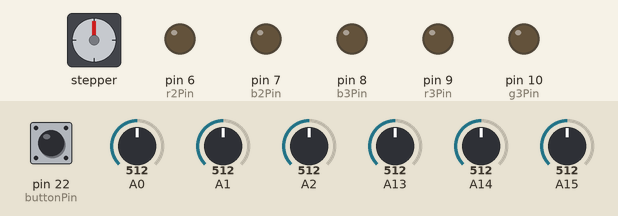
Recording of a sketch running on a simulated Arduino Mega 2560, built with avr-gcc and run on an emulated ATmega2560. On the bench: stepper motor, output pins drawn as LEDs (lit = HIGH). Wiring (inferred from the names in the program): stepper motor (2048 steps per turn assumed): coils pin 2, pin 3, pin 4, pin 5. Dashed ring = blinking. The test bench sets the inputs (shaded band); at power-on: A14 = 512, pin 22 (buttonPin) HIGH, A13 = 512, A0 = 512, A1 = 512, A2 = 512, A15 = 512. Pins used as bus, display or sensor lines are not drawn; what the sketch prints to the serial monitor is not drawn.

Above: at 1.2 s.
1.3 s: A14 set to 434
4.3 s: A14 set to 406
At 5.3 s:
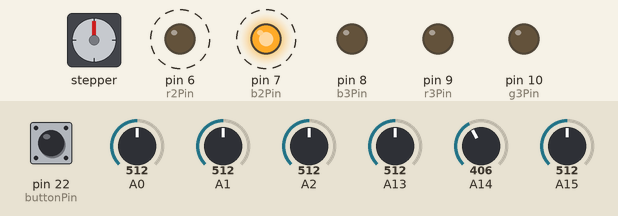
7.3 s: pin 22 (buttonPin) pulled LOW for 3.2 s
At 8.1 s:
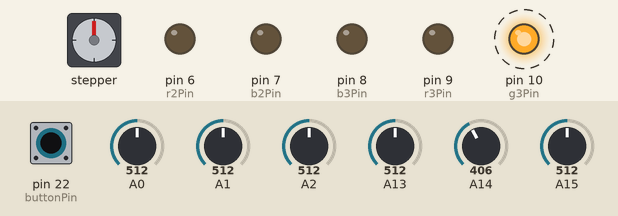
13.5 s: A13 set to 435
16.5 s: A13 set to 410
At 19.37 s:
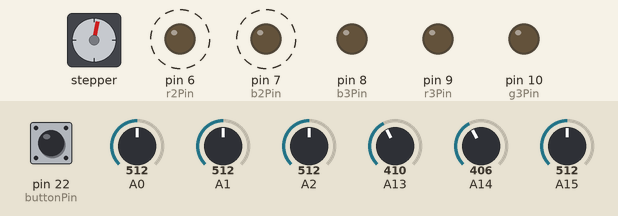
19.5 s: A0 set to 483
At 20.5 s:
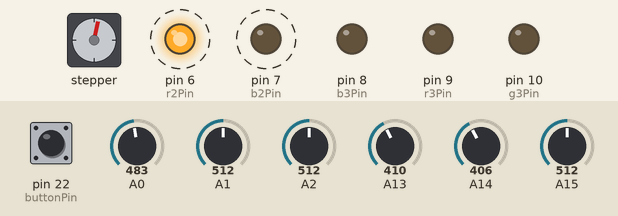
Timing chart, 0 to 70.0 s (numbered marks = the images above; inputs shaded):
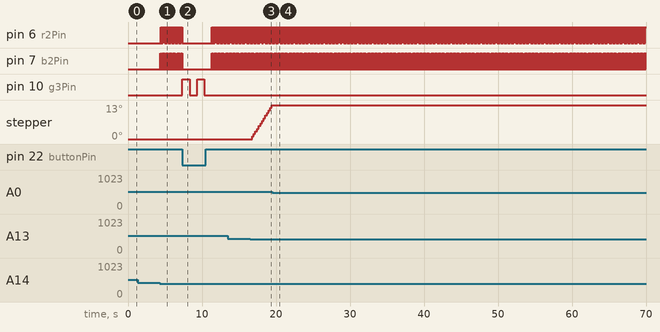

The sketch:

dy3.ino
```cpp
/*
  In addition, there are 5 optional settings you can adjust:
  1. The initial color is set to black (so the first color fades in), but
     you can set the initial color to be any other color
  2. The internal loop runs for 1020 interations; the 'wait' variable
     sets the approximate duration of a single crossFade1. In theory,
     a 'wait' of 10 ms should make a crossFade1 of ~10 seconds. In
     practice, the other functions the code is performing slow this
     down to ~11 seconds on my board. YMMV.
  3. If 'repeat' is set to 0, the program will loop indefinitely.
     if it is set to a number, it will loop that number of times,
     then stop on the last color in the sequence. (Set 'return' to 1,
     and make the last color black if you want it to fade out at the end.)
  4. There is an optional 'hold' variable, which pasues the
     program for 'hold' milliseconds when a color is complete,
     but before the next color starts.
  5. Set the DEBUGS flag to 1 if you want DEBUGSging output to be
     sent to the serial monitor.

  April 2007, Clay Shirky <clay.shirky@nyu.edu>
*/


#include "RunningAverage.h"
#include "IRremote.h"

const int receiver = 46;
IRrecv irrecv(receiver);
decode_results results;

const unsigned long maxIn = 1023 * 1023; //Maximum range on multiplied input

int red_val, green_val, blue_val;

//RunningAverage smoothPiezo(20); //Smooth out piezo values and crosstalk

int ledDelay = 0; //Light on time
int noise_thresh = 25;
long prevMillis = 0; //previous turn on time for light delay

int counterK = 0;
int counterHT = 0;
int counterLT = 0;

int brightnessK = 0;
int brightnessHT = 0;
int brightnessLT = 0;

int mode = 0;


//Hi Tom /
const int g2Pin = 5;
const int r2Pin = 6;
const int b2Pin = 7;
int piezoHT = analogRead(A1);

//Low Tom /
const int r3Pin = 9;
const int g3Pin = 10;
const int b3Pin = 8;
int piezoLT = analogRead(A2);

//Kick /
const int r1Pin = 3;   // Red LED,   connected to digital pin 9
const int g1Pin = 2;  // Green LED, connected to digital pin 10
const int b1Pin = 4;  // Blue LED,  connected to digital pin 11
int piezoK = analogRead(A0);

// Color arrays
int black[3]  = { 0, 0, 0 };
int white[3]  = { 100, 100, 100 };
int red[3]    = { 100, 0, 0 };
int green[3]  = { 0, 100, 0 };
int blue[3]   = { 0, 0, 100 };
int yellow[3] = { 40, 95, 0 };
int dimWhite[3] = { 30, 30, 30 };
int White[3] = { 100, 100, 100 };
// etc.

// Set initial color
int redVal1 = black[0];
int grnVal1 = black[1];
int bluVal1 = black[2];

int redVal2 = black[0];
int grnVal2 = black[1];
int bluVal2 = black[2];

int redVal3 = black[0];
int grnVal3 = black[1];
int bluVal3 = black[2];

int wait = 1;      // 10ms internal crossFade1 delay; increase for slower fades
int hold = 1;       // Optional hold when a color is complete, before the next crossFade1
int drumhold = 500;   // delay between drums
int DEBUGS = 0;      // DEBUGS counter; if set to 1, will write values back via serial
int loopCount = 60; // How often should DEBUGS report?
int repeat = 0;     // How many times should we loop before stopping? (0 for no stop)
int j = 0;          // Loop counter for repeat

// Initialize color variables
int prevR1 = redVal1;
int prevG1 = grnVal1;
int prevBlu1 = bluVal1;

int prevR2 = redVal2;
int prevG2 = grnVal2;
int prevB2 = bluVal2;

int prevR3 = redVal3;
int prevG3 = grnVal3;
int prevB3 = bluVal3;

int potK = analogRead(A13);
int potHT = analogRead(A14);
int potLT = analogRead(A15);

int threshK = map (potK, 0, 1023, 100, 1100);
int threshHT = map (potHT, 0, 1023, 100, 1100);
int threshLT = map (potLT, 0, 1023, 100, 1100);

int buttonPin = 22;

// Set up the LED outputs
void setup()
{

  for (int thisPin = 2; thisPin < 11; thisPin++) {
    pinMode(thisPin, OUTPUT); //configure pins for all drum LEDs
  }

  for (int thisPin = 13; thisPin < 16; thisPin++) {
    pinMode(thisPin, INPUT); //configure pins for all pots
  }

  for (int thisPin = 0; thisPin < 3; thisPin++) {
    pinMode(thisPin, INPUT); //configure pins for all piezos
  }

  pinMode(buttonPin, INPUT_PULLUP); //configure case push button

  Serial.begin(9600);
  if (DEBUGS) {           // If we want to see values for DEBUGSging...
//    Serial.begin(9600);  // ...set up the serial ouput
  }

  //Serial.begin(9600);
  //Serial.println("IR Receiver Button Decode");
  //irrecv.enableIRIn();

  //Initialize smoothing
  //smoothPiezo.addValue(0);
}

// Main program: list the order of crossFade1s
void loop()
{

  drumtrigger();

//Until IR remote is implemented, hard code the loop  above
  //drumbright();
  //america();
  //if (irrecv.decode(&results))
  //{
  //  translateIR();
  // Serial.println(results.value, HEX);
  // irrecv.resume();
  // }

}

void allGreen()
{
  analogWrite(b1Pin, 0); // off
  analogWrite(g1Pin, brightnessHT); // on
  analogWrite(r1Pin, 0); // off
  analogWrite(b2Pin, 0); // off
  analogWrite(g2Pin, brightnessHT); // on
  analogWrite(r2Pin, 0); // off
  analogWrite(b3Pin, 0); // off
  analogWrite(g3Pin, brightnessHT); // on
  analogWrite(r3Pin, 0); // off
  return;
}

void allOff()
{
  analogWrite(b1Pin, 0); // off
  analogWrite(g1Pin, 0); // off
  analogWrite(r1Pin, 0); // off
  analogWrite(b2Pin, 0); // off
  analogWrite(g2Pin, 0); // off
  analogWrite(r2Pin, 0); // off
  analogWrite(b3Pin, 0); // off
  analogWrite(g3Pin, 0); // off
  analogWrite(r3Pin, 0); // off
  return;
}

void drumtrigger()
{
  while (true) {

    brightnessK = 255;
    brightnessHT = 255;
    brightnessLT = 255;

    int buttonState = !digitalRead(buttonPin); // Read the state of the button (negated for PULLUP)
    if (buttonState == HIGH) { // Check if the button is pressed
      allGreen();
      delay(1000);
      // lock the leds to green by entering a while loop here, until the button is pressed again
      while (true) {
        int buttonState = !digitalRead(buttonPin); // all we do is read the button state over and over
        if (buttonState == HIGH) { // if the button was pressed
          allOff();
          delay(1000);
          break; // break out of this loop
        }
      }
    }

    potK = analogRead(A13);
    potHT = analogRead(A14);
    potLT = analogRead(A15);

    threshK = map (potK, 0, 1023, 100, 1100);
    threshHT = map (potHT, 0, 1023, 100, 1100);
    threshLT = map (potLT, 0, 1023, 100, 1100);

    piezoK = analogRead(A0);
    piezoHT = analogRead(A1);
    piezoLT = analogRead(A2);

// to use for serial plotter which shows all pots and piezo sensor
    Serial.print(potK);
    Serial.print(" ");
    Serial.print(potHT);
    Serial.print(" ");
    Serial.print(potLT);
    Serial.print(" ");
    Serial.print(piezoK);
    Serial.print(" ");
    Serial.print(piezoHT);
    Serial.print(" ");
    Serial.println(piezoLT);
    Serial.print(" ");
    Serial.println(buttonPin);

    if (piezoHT  > threshHT)
    {
      HT();
      counterHT++;
      if (counterHT > 4) {
        counterHT = 0;
      }
    }

    if (piezoLT  > threshLT)
    {
      LT();
      counterLT++;
      if (counterLT > 4) {
        counterLT = 0;
      }
    }

    if (piezoK  > threshK)
    {
      Kick();
      counterK++;
      if (counterK > 4) {
        counterK = 0;
      }
    }

  }
}

void drumbright()
{
  while (true) {
    potK = analogRead(A13);
    potHT = analogRead(A14);
    potLT = analogRead(A15);

    threshK = map (potK, 0, 1023, 2, 900);
    threshHT = map (potHT, 0, 1023, 2, 900);
    threshLT = map (potLT, 0, 1023, 2, 900);

    piezoK = analogRead(A0);
    piezoHT = analogRead(A1);
    piezoLT = analogRead(A2);

    if (piezoHT  > threshHT)
    {
      brightnessHT = map (potHT, 0, 600, 0, 255);
      HT();
      counterHT++;
      if (counterHT > 4) {
        counterHT = 0;
      }
    }

    if (piezoLT  > threshLT)
    {
      brightnessLT = map (potLT, 0, 600, 0, 255);
      LT();
      counterLT++;
      if (counterLT > 4) {
        counterLT = 0;
      }
    }

    if (piezoK  > threshK)
    {
      brightnessLT = map (potK, 0, 600, 0, 255);
      Kick();
      counterK++;
      if (counterK > 4) {
        counterK = 0;
      }
    }
    delay(1);
    analogWrite(b1Pin, 0);
    analogWrite(g1Pin, 0);
    analogWrite(r1Pin, 0);
    analogWrite(b2Pin, 0);
    analogWrite(g2Pin, 0);
    analogWrite(r2Pin, 0);
    analogWrite(b3Pin, 0);
    analogWrite(g3Pin, 0);
    analogWrite(r3Pin, 0);


  }
}


void HT() {
  if (counterHT == 0) {
    analogWrite(b2Pin, brightnessHT);
    analogWrite(g2Pin, 0);
    analogWrite(r2Pin, 0);
  }
  else if (counterHT == 1) {
    analogWrite(b2Pin, 0);
    analogWrite(g2Pin, brightnessHT);
    analogWrite(r2Pin, 0);

  }
  else if (counterHT == 2) {
    analogWrite(b2Pin, 0);
    analogWrite(g2Pin, brightnessHT);
    analogWrite(r2Pin, brightnessHT);

  }
  else if (counterHT == 3) {
    analogWrite(b2Pin, 0);
    analogWrite(g2Pin, 0);
    analogWrite(r2Pin, brightnessHT);

  }
  else if (counterHT == 4) {
    analogWrite(b2Pin, brightnessHT);
    analogWrite(g2Pin, 0);
    analogWrite(r2Pin, brightnessHT);
  }
  else if (counterHT == 5) {
    analogWrite(b2Pin, brightnessHT);
    analogWrite(g2Pin, brightnessHT);
    analogWrite(r2Pin, 0);
  }
  else if (counterHT == 6) {
    analogWrite(b2Pin, brightnessHT);
    analogWrite(g2Pin, brightnessHT);
    analogWrite(r2Pin, brightnessHT);
  }
}

void LT() {
  if (counterLT == 0) {
    analogWrite(b3Pin, brightnessLT);
    analogWrite(g3Pin, 0);
    analogWrite(r3Pin, 0);

  }
  else if (counterLT == 1) {
    analogWrite(b3Pin, 0);
    analogWrite(g3Pin, brightnessLT);
    analogWrite(r3Pin, 0);

  }
  else if (counterLT == 2) {
    analogWrite(b3Pin, 0);
    analogWrite(g3Pin, brightnessLT);
    analogWrite(r3Pin, brightnessLT);

  }
  else if (counterLT == 3) {
    analogWrite(b3Pin, 0);
    analogWrite(g3Pin, 0);
    analogWrite(r3Pin, brightnessLT);

  }
  else if (counterLT == 4) {
    analogWrite(b3Pin, brightnessLT);
    analogWrite(g3Pin, 0);
    analogWrite(r3Pin, brightnessLT);
  }
  else if (counterLT == 5) {
    analogWrite(b2Pin, brightnessLT);
    analogWrite(g2Pin, brightnessLT);
    analogWrite(r2Pin, 0);
  }
  else if (counterLT == 6) {
    analogWrite(b2Pin, brightnessLT);
    analogWrite(g2Pin, brightnessLT);
    analogWrite(r2Pin, brightnessLT);
  }

}

void Kick() {
  if (counterK == 0) {
    analogWrite(b1Pin, brightnessK);
    analogWrite(g1Pin, 0);
    analogWrite(r1Pin, 0);

  }
  else if (counterK == 1) {
    analogWrite(b1Pin, 0);
    analogWrite(g1Pin, brightnessK);
    analogWrite(r1Pin, 0);

  }
  else if (counterK == 2) {
    analogWrite(b1Pin, 0);
    analogWrite(g1Pin, brightnessK);
    analogWrite(r1Pin, brightnessK);

  }
  else if (counterK == 3) {
    analogWrite(b1Pin, 0);
    analogWrite(g1Pin, 0);
    analogWrite(r1Pin, brightnessK);

  }
  else if (counterK == 4) {
    analogWrite(b1Pin, brightnessK);
    analogWrite(g1Pin, 0);
    analogWrite(r1Pin, brightnessK);
  }
  else if (counterK == 5) {
    analogWrite(b2Pin, brightnessK);
    analogWrite(g2Pin, brightnessK);
    analogWrite(r2Pin, 0);
  }
  else if (counterK == 6) {
    analogWrite(b2Pin, brightnessK);
    analogWrite(g2Pin, brightnessK);
    analogWrite(r2Pin, brightnessK);
  }
}

/* BELOW THIS LINE IS THE MATH -- YOU SHOULDN'T NEED TO CHANGE THIS FOR THE BASICS

  The program works like this:
  Imagine a crossFade1 that moves the red LED from 0-10,
    the green from 0-5, and the blue from 10 to 7, in
    ten steps.
    We'd want to count the 10 steps and increase or
    decrease color values in evenly stepped increments.
    Imagine a + indicates raising a value by 1, and a -
    equals lowering it. Our 10 step fade would look like:

    1 2 3 4 5 6 7 8 9 10
  R + + + + + + + + + +
  G   +   +   +   +   +
  B     -     -     -

  The red rises from 0 to 10 in ten steps, the green from
  0-5 in 5 steps, and the blue falls from 10 to 7 in three steps.

  In the real program, the color percentages are converted to
  0-255 values, and there are 1020 steps (255*4).

  To figure out how big a step there should be between one up- or
  down-tick of one of the LED values, we call calculateStep(),
  which calculates the absolute gap between the start and end values,
  and then divides that gap by 1020 to determine the size of the step
  between adjustments in the value.
*/

int calculateStep(int prevValue, int endValue) {

  int step = endValue - prevValue; // What's the overall gap?
  if (step) {                      // If its non-zero,
    step = 1020 / step;            //   divide by 1020
  }
  return step;
}

/* The next function is calculateVal. When the loop value, i,
   reaches the step size appropriate for one of the
   colors, it increases or decreases the value of that color by 1.
   (R, G, and B are each calculated separately.)
*/

int calculateVal(int step, int vals, int i) {

  if ((step) && i % step == 0) { // If step is non-zero and its time to change a value,
    if (step > 0) {              //   increment the value if step is positive...
      vals += 1;
    }
    else if (step < 0) {         //   ...or decrement it if step is negative
      vals -= 1;
    }
  }
  // Defensive driving: make sure val stays in the range 0-255
  if (vals > 255) {
    vals = 255;
  }
  else if (vals < 0) {
    vals = 0;
  }
  return vals;

}

/* crossFade1() converts the percentage colors to a
   0-255 range, then loops 1020 times, checking to see if
   the value needs to be updated each time, then writing
   the color values to the correct pins.
*/

void crossFade1(int kick[3], int tom[3], int lowtom[3]) {

  // Convert to 0-255
  int R1 = (kick[0] * 255) / 100;
  int G1 = (kick[1] * 255) / 100;
  int Blu1 = (kick[2] * 255) / 100;

  int R2 = (tom[0] * 255) / 100;
  int G2 = (tom[1] * 255) / 100;
  int B2 = (tom[2] * 255) / 100;

  int R3 = (lowtom[0] * 255) / 100;
  int G3 = (lowtom[1] * 255) / 100;
  int B3 = (lowtom[2] * 255) / 100;

  int stepR1 = calculateStep(prevR1, R1);
  int stepG1 = calculateStep(prevG1, G1);
  int stepBlu1 = calculateStep(prevBlu1, Blu1);

  int stepR2 = calculateStep(prevR2, R2);
  int stepG2 = calculateStep(prevG2, G2);
  int stepB2 = calculateStep(prevB2, B2);

  int stepR3 = calculateStep(prevR3, R3);
  int stepG3 = calculateStep(prevG3, G3);
  int stepB3 = calculateStep(prevB3, B3);

  for (int i = 0; i <= 1020; i++) {

    redVal1 = calculateVal(stepR1, redVal1, i);
    grnVal1 = calculateVal(stepG1, grnVal1, i);
    bluVal1 = calculateVal(stepBlu1, bluVal1, i);

    redVal2 = calculateVal(stepR2, redVal2, i);
    grnVal2 = calculateVal(stepG2, grnVal2, i);
    bluVal2 = calculateVal(stepB2, bluVal2, i);

    redVal3 = calculateVal(stepR3, redVal3, i);
    grnVal3 = calculateVal(stepG3, grnVal3, i);
    bluVal3 = calculateVal(stepB3, bluVal3, i);

    analogWrite(r1Pin, redVal1);   // Write current values to LED pins
    analogWrite(g1Pin, grnVal1);
    analogWrite(b1Pin, bluVal1);

    analogWrite(r2Pin, redVal2);   // Write current values to LED pins
    analogWrite(g2Pin, grnVal2);
    analogWrite(b2Pin, bluVal2);

    analogWrite(r3Pin, redVal3);   // Write current values to LED pins
    analogWrite(g3Pin, grnVal3);
    analogWrite(b3Pin, bluVal3);

    // Update current values for next loop
    prevR1 = redVal1;
    prevG1 = grnVal1;
    prevBlu1 = bluVal1;

    prevR2 = redVal2;
    prevG2 = grnVal2;
    prevB2 = bluVal2;

    prevR3 = redVal3;
    prevG3 = grnVal3;
    prevB3 = bluVal3;

    delay(hold);
  }
}

void america() {
  while (mode = 1) {
    crossFade1(red, black, black);
    delay(drumhold);
    crossFade1(black, red, black);
    delay(drumhold);
    crossFade1(black, black, red);
    delay(drumhold);
    crossFade1(white, black, black);
    delay(drumhold);
    crossFade1(black, white, black);
    delay(drumhold);
    crossFade1(black, black, white);
    delay(drumhold);
    crossFade1(blue, black, black);
    delay(drumhold);
    crossFade1(black, blue, black);
    delay(drumhold);
    crossFade1(black, black, blue);
    delay(drumhold);
    crossFade1(red, black, black);
    delay(drumhold);
    crossFade1(black, white, black);
    delay(drumhold);
    crossFade1(black, black, blue);
    delay(drumhold);

    if (repeat) { // Do we loop a finite number of times?
      j += 1;
      if (j >= repeat) { // Are we there yet?
        exit(j);         // If so, stop.
      }
    }
  }
}

void hannukah() {
  while (mode = 2) {
    crossFade1(white, blue, blue);
    delay(drumhold);
    crossFade1(blue, white, white);
    delay(drumhold);
    crossFade1(white, blue, blue);
    delay(drumhold);
    crossFade1(blue, white, white);
    delay(drumhold);
    crossFade1(white, blue, blue);
    delay(drumhold);
    crossFade1(blue, white, white);
    delay(drumhold);

    crossFade1(white, white, white);
    delay(drumhold);
    crossFade1(blue, blue, blue);
    delay(drumhold);
    crossFade1(white, white, white);
    delay(drumhold);
    crossFade1(blue, blue, blue);
    delay(drumhold);
    crossFade1(white, white, white);
    delay(drumhold);
    crossFade1(blue, blue, blue);
    delay(drumhold);


    if (repeat) { // Do we loop a finite number of times?
      j += 1;
      if (j >= repeat) { // Are we there yet?
        exit(j);         // If so, stop.
      }
    }
  }
}

void translateIR()
{

  switch (results.value)

  {
    case 0xFFA25D: drumbright(); break; //mode = 1; //america(); //break; //Ch-
    case 0xFF629D: drumtrigger(); break; //mode = 2; //hannukah(); //break; //Ch
    case 0xFFE21D: //mode = 3; //drumtrigger(); //break; //Ch+
    case 0xFF22DD: //mode = 4;    //Back
    case 0xFF02FD: ;  break; //Forward
    case 0xFFC23D: ;  break; //Play
  }// End Case

  delay(400); //How long to wait before giving repeat signal


} //END translateIR
```

Measured:
- the behaviour switches between 422 and 421 on A14 (found by bisection; images 0 and 1)
- the behaviour switches between 422 and 421 on A13 (found by bisection; images 2 and 3)
- after the input at 4.3 s, pin 6 (r2Pin): alternates HIGH for 0.09 s and LOW for 0.06 s, starting after 0.10 s; pin 7 (b2Pin): alternates HIGH for 0.06 s and LOW for 0.09 s, starting at once
- after the input at 7.3 s, pin 10 (g3Pin): alternates HIGH for 1.0 s and LOW for 1.0 s, 4 changes in all, then stays LOW, starting at once
- after the input at 16.5 s, stepper: keeps turning clockwise at about 5°/s, starting after 0.29 s
- after the input at 19.5 s, stepper: stops changing and stays 13°
